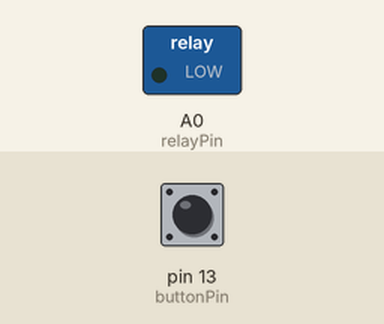
Simulated run of this sketch. Board: Arduino Uno, built with avr-gcc and run on an emulated ATmega328P. Shown: switched loads named in the sketch (green lamp = pin HIGH). The inputs (shaded band) are chosen by the test bench; at power-on: pin 13 (buttonPin) HIGH. What the sketch prints to the serial monitor is not drawn.

Above: at 1.2 s.
1.3 s: pin 13 (buttonPin) pulled LOW for 0.15 s
Timing chart, 0 to 4.3 s (numbered marks = the images above; inputs shaded):
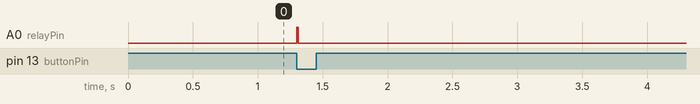

Measured:
- after the input at 1.3 s, A0 (relayPin): LOW → HIGH at once, → LOW 0.01 s later

The sketch:

MicroCut.ino
```cpp
/*
 * MicroCut.ino : power supply interruptions generator
 * author : JPP
 * V1.00 dated 06/11/2016
 */

int buttonPin = 13; // "Cut" button
int relayPin = A0;
int potPin = A1;

void setup() {
  pinMode(buttonPin, INPUT_PULLUP);
  pinMode(relayPin, OUTPUT);
  Serial.begin(9600);
}

void loop() {
  // wait for "Cut" button release
  while(digitalRead(buttonPin) == LOW);

  // wait for "Cut" button press
  while(digitalRead(buttonPin) == HIGH);

  // read pot position
  int potPos = analogRead(potPin);

  // scale [0..1023] to [20000..50000] (20 to 50ms)
  long int microSeconds = 29.3255 * potPos + 20000.5;

  // pulse the relay for the required duration
  digitalWrite(relayPin, HIGH);
  delayMicroseconds(microSeconds - 5000); // remove 5ms for relay delay
  digitalWrite(relayPin, LOW);

  // send trace message to serial port
  Serial.print(0.001 * microSeconds);
  Serial.println(" ms");

  delay(200); // debouncing
}
```
